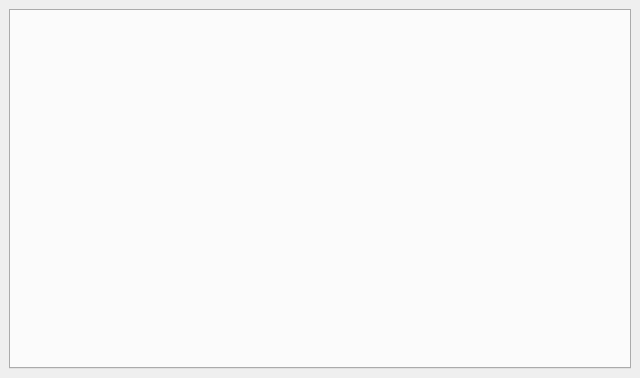
<?xml version="1.0" encoding="UTF-8"?>
<ui version="4.0">
 <class>EditorWidget</class>
 <widget class="QDockWidget" name="EditorWidget">
  <property name="geometry">
   <rect>
    <x>0</x>
    <y>0</y>
    <width>640</width>
    <height>378</height>
   </rect>
  </property>
  <property name="sizePolicy">
   <sizepolicy hsizetype="Maximum" vsizetype="Preferred">
    <horstretch>0</horstretch>
    <verstretch>0</verstretch>
   </sizepolicy>
  </property>
  <property name="minimumSize">
   <size>
    <width>640</width>
    <height>88</height>
   </size>
  </property>
  <property name="windowTitle">
   <string>Editor</string>
  </property>
  <widget class="QWidget" name="dockWidgetContents">
   <layout class="QHBoxLayout" name="horizontalLayout">
    <item>
     <widget class="QTabWidget" name="tab">
      <property name="font">
       <font>
        <pointsize>10</pointsize>
       </font>
      </property>
      <property name="currentIndex">
       <number>-1</number>
      </property>
      <property name="movable">
       <bool>true</bool>
      </property>
     </widget>
    </item>
   </layout>
  </widget>
 </widget>
 <resources/>
 <connections/>
</ui>
